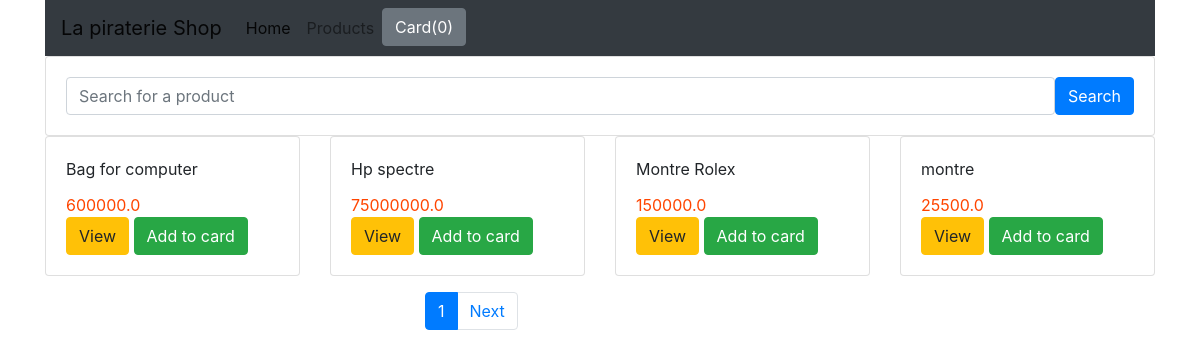
Before: / with the older database file.
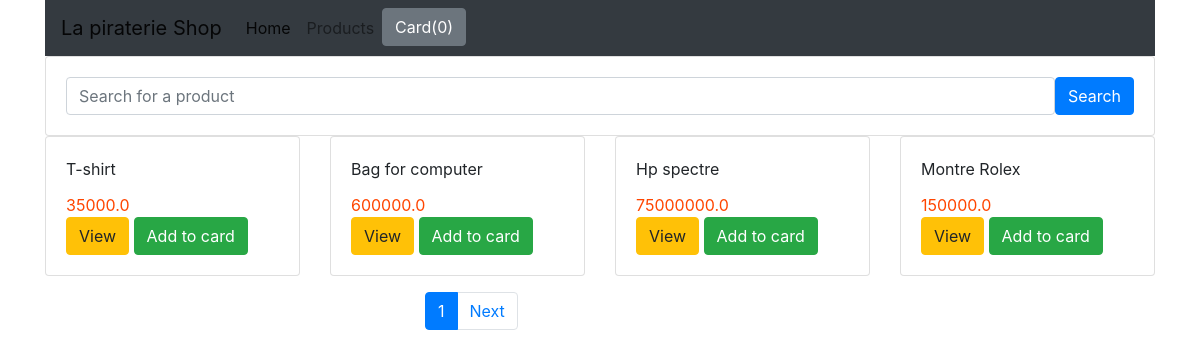
After: the same page with the newer database file.
### shop/models.py (models this page shows, shortened)
class Product(models.Model):
    title = models.CharField(max_length=200)
    price = models.FloatField()
    description = models.TextField(max_length=200)
    category = ForeignKey(Category, related_name='category', on_delete=models.CASCADE)
    image = models.CharField(max_length=50000)
    date_added = models.DateTimeField(auto_now=True)
    class Meta:
        ordering = ['-date_added']

### shop/views.py (the view)
def index(request):
    product_object = Product.objects.all() #selecting all products in database
    item_name = request.GET.get("item-name") #retrieve the content from the search bar (on name attribute)
    if item_name != '' and item_name is not None :
        product_object = Product.objects.filter(title__icontains = item_name)
    paginator = Paginator(product_object, 4)
    page = request.GET.get('page')
    product_object = paginator.get_page(page)
    return render(request, 'shop/index.html', {'product_object':product_object})

### shop/templates/shop/index.html (shortened to what this page needs)
{% extends 'shop/base.html' %}
{% block content %}
<div class="row">
    <div class="col md-12">
        <form class="card card-sm">
            <div class="card-body row no-gutters align-items-center">
                <div class="col">
                    <input type="search" placeholder="Search for a product" class="form-control form-control-borderless"
                        name="item-name">
                </div>
                <div class="col-auto">
                    <button type="submit" class="btn btn-primary">Search</button>
                </div>
            </div>
        </form>
    </div>
</div>
<div class="row">
    {% for product in product_object %}
    <div class="col-md-3">
        <div class="card">
            <div class="card-body">
                <div id="aa{{ product.id }}" class="card-title">{{product.title}}</div>
                <div id="price{{ product.id }}" style="color:orangered" class="card-text">{{product.price}}</div>
                <a href="{{ product.id }}" class="btn btn-warning">View</a>
                <button id="{{ product.id }}" class="btn idClick btn-success">Add to card</button>
            </div>
        </div>
    </div>
    {% endfor %}
</div>
<div class="row mt-3">
    <div class="col-md-3 offset-md-4">
        <ul class="pagination">
            <li class="page-item active">
                <a class="page-link" href="?page={{ product_object.number }}">{{ product_object.number }}</a>
            </li>
            {% if product_object.has_next %}
            <li class="page-item">
                <a class="page-link" href="?page={{ product_object.next_page_number }}">Next</a>
            </li>
            {% endif %}
        </ul>
    </div>
</div>
{% endblock %}

### shop/templates/shop/base.html (shortened to what this page needs)
<!DOCTYPE html>
<html lang="en">
<head>
  <link rel="stylesheet" href="https://cdn.jsdelivr.net/npm/bootstrap@4.0.0/dist/css/bootstrap.min.css"
>
</head>
<body>
  <div class="container">
    <div class="row">
      <div class="col-md-12">
        <nav class="navbar navbar-expand-lg navbar-light bg-dark">
          <a class="navbar-brand" href="{% url 'home' %}">La piraterie Shop</a>
          <div class="collapse navbar-collapse" id="navbarNavDropdown">
            <ul class="navbar-nav">
              <li class="nav-item active">
                <a class="nav-link" href="{% url 'home' %}">Home <span class="sr-only">(current)</span></a>
              </li>
              <li class="nav-item">
                <a class="nav-link" href="{% url 'home' %}">Products</a>
              </li>
              <li class="nav-item">
                <button id="card" type="button" class="btn btn-secondary" data-html="true" data-container="body"
                  data-toggle="popover" data-placement="bottom" data-content="Vivamus
                               sagittis lacus vel augue laoreet rutrum faucibus.">Card(0) </button>
              </li>
            </ul>
          </div>
        </nav>
      </div>
    </div>
    {% block content %}{% endblock %}
  </div>
</body>
</html>

Changed rows visible on the page:
removed Product: title "montre", price "25500.0"
added Product: title "T-shirt", price "35000.0"
